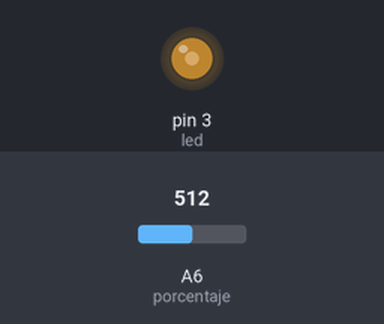
Bench run of a sketch on a simulated Arduino Nano, built with avr-gcc and run on an emulated ATmega328P. On the bench: output pins drawn as LEDs (lit = HIGH). The inputs (shaded band) are chosen by the test bench; at power-on: A6 (porcentaje) = 512.

Above: at 1.2 s.
1.3 s: A6 (porcentaje) set to 716
At 1.9 s:
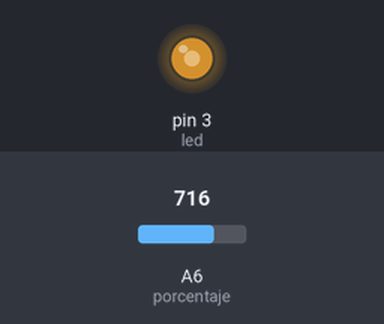
2.8 s: A6 (porcentaje) set to 900
At 4.0 s:
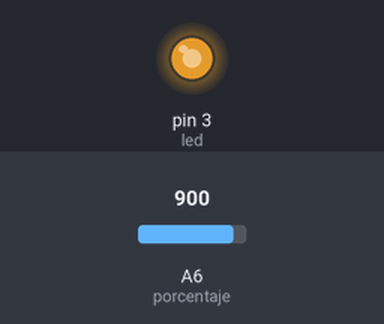
4.3 s: A6 (porcentaje) set to 122
At 5.4 s:
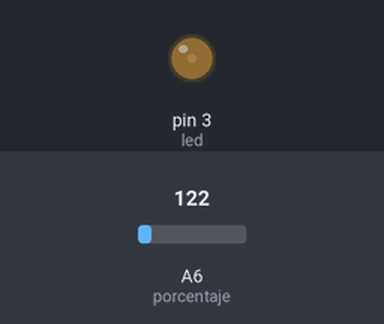
5.8 s: A6 (porcentaje) set to 0
At 6.5 s:
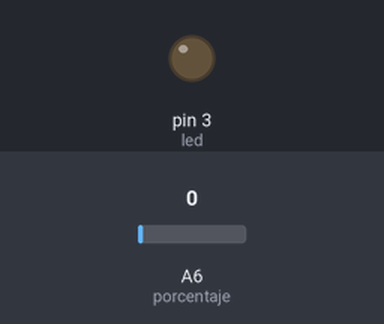
7.3 s: A6 (porcentaje) set to 511
At 7.7 s:
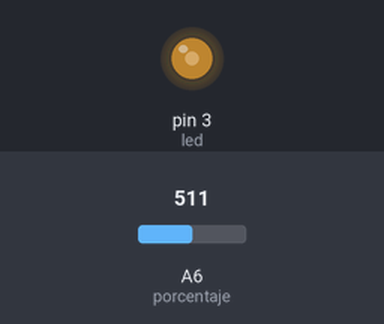
Timing chart, 0 to 9.8 s (numbered marks = the images above; inputs shaded):
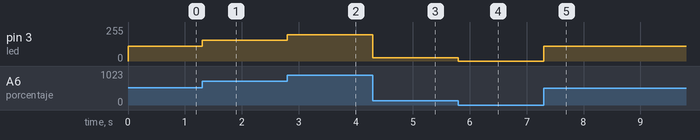

The sketch:

practica_2_parte1.ino
```cpp
/*
 * Fundacion Kinal
 * Centro educativo tecnico laboral Kinal
 * Electronica
 * Grado: Quinto
 * Sección: A
 * Curso: Taller de electronica digital y reparación de computadoras I
 * Nombre: josue david
 * Carnet: 2022041
 * Proyecto: 2
*/
//Directivas de preprocesador
#define porcentaje A6
#define led 3

//Variables
int intensidad;
int posicion;


void setup() {
  Serial.begin(9600);
 pinMode(led, OUTPUT);
 pinMode(porcentaje, INPUT);
}

void loop() {
  intensidad = analogRead(porcentaje);
  posicion = map(intensidad, 0, 1023, 0, 225);
  analogWrite(led, posicion);
}
```

Measured:
- after the input at 1.3 s, pin 3 (led): 112/255 → 157/255 at once
- after the input at 2.8 s, pin 3 (led): 157/255 → 197/255 at once
- after the input at 4.3 s, pin 3 (led): 197/255 → 26/255 at once
- after the input at 5.8 s, pin 3 (led): 26/255 → 0/255 at once
- after the input at 7.3 s, pin 3 (led): 0/255 → 112/255 at once
